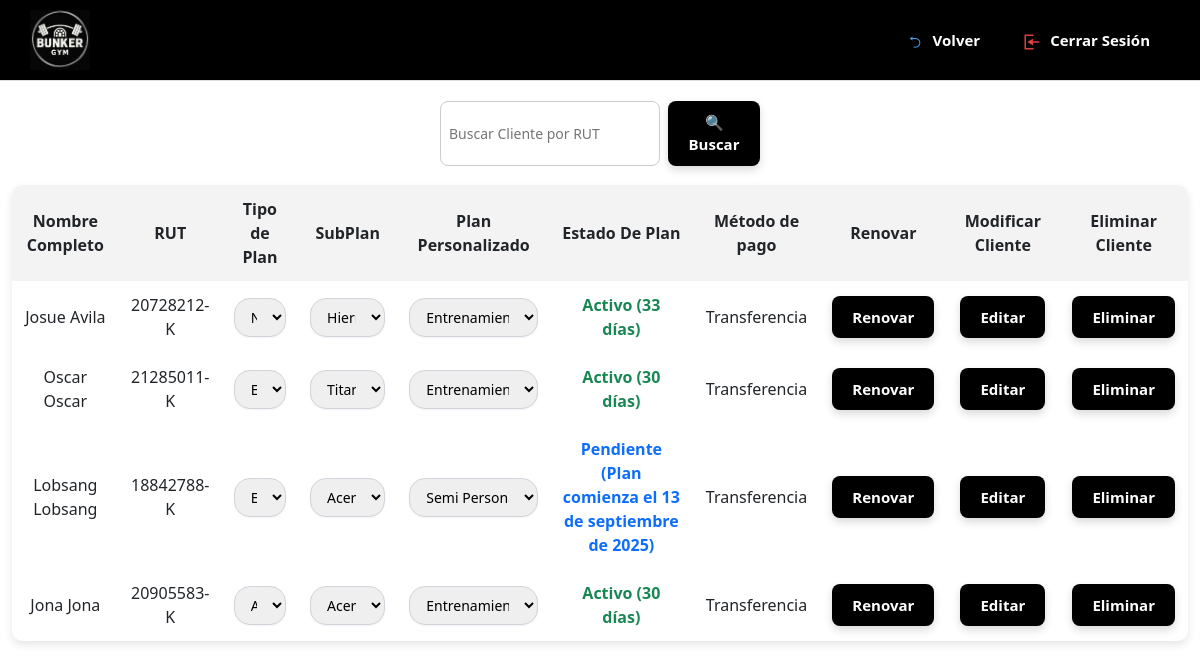
Page /renovar/ (signed in) on the committed database.
### core/models.py (models this page shows, shortened)
class Cliente(models.Model):
    METODOS_PAGO = [
        ('Efectivo', 'Efectivo'),
        ('Debito', 'Débito'),
        ('Credito', 'Crédito'),
        ('Transferencia', 'Transferencia'),
    ]
    SUB_PLANES = [
        ('Bronce', 'Bronce (4 Accesos)'),
        ('Hierro', 'Hierro (8 Accesos)'),
        ('Acero', 'Acero (12 Accesos)'),
        ('Titanio', 'Titanio (Acceso Libre)'),
    ]
    ESTADOS_PLAN = [
        ('pendiente', 'Pendiente de activación'),
        ('activo', 'Activo'),
        ('vencido', 'Vencido'),
        ('suspendido', 'Suspendido'),
    ]
    TIPOS_PUBLICO = [
        ('Normal', 'Normal'),
        ('Estudiante', 'Estudiante'),
        ('AdultoMayor', 'Adulto Mayor'),
    ]
    nombre = models.CharField(max_length=50)
    apellido = models.CharField(max_length=50)
    rut = models.CharField(max_length=12, unique=True)
    correo = models.EmailField()
    telefono = models.CharField(max_length=15)
    huella_template = models.BinaryField(null=True, blank=True)
    mensualidad = models.ForeignKey('Mensualidad', on_delete=models.SET_NULL, null=True, blank=True)
    plan_personalizado = models.ForeignKey('PlanPersonalizado', on_delete=models.SET_NULL, null=True, blank=True)
    metodo_pago = models.CharField(max_length=20, choices=METODOS_PAGO, null=True, blank=True)
    fecha_inicio_plan = models.DateField(null=True, blank=True)
    fecha_fin_plan = models.DateField(null=True, blank=True)
    tipo_publico = models.CharField(max_length=20, choices=TIPOS_PUBLICO, default='Normal')
    sub_plan = models.CharField(max_length=20, choices=SUB_PLANES, null=True, blank=True)
    accesos_restantes = models.IntegerField(default=0)
    accesos_semana_restantes = models.IntegerField(default=0)
    ultimo_reset_semana = models.DateField(null=True, blank=True)
    precio_asignado = models.PositiveIntegerField(null=True, blank=True)
    duraciones_a_dias = {
        "Mensual": 30,
        "Trimestral": 90,
        "Anual": 365
    }
    @property
    def estado_plan(self):
        hoy = timezone.localdate()
        if self.fecha_fin_plan and self.fecha_fin_plan < hoy:
            return 'vencido'
        elif self.fecha_inicio_plan and self.fecha_inicio_plan > hoy:
            return 'pendiente'
        else:
            return 'activo'
    @property
    def dias_restantes(self):
        hoy = timezone.localdate()
        if self.fecha_inicio_plan and self.fecha_inicio_plan > hoy:
            return (self.fecha_inicio_plan - hoy).days
        vencimiento = self.fecha_fin_plan or (
            self.fecha_inicio_plan + timedelta(days=self.duraciones_a_dias.get(
                self.mensualidad.duracion if self.mensualidad else None, 30))
        )
        return (vencimiento - hoy).days

class Mensualidad(models.Model):
    TIPOS = [
        ('Estudiante', 'Estudiante'),
        ('Normal', 'Normal'),
        ('Adulto Mayor', 'Adulto Mayor'),
    ]
    DURACIONES = [
        ('Mensual', 'Mensual'),
        ('Trimestral', 'Trimestral'),
        ('Anual', 'Anual'),
    ]
    tipo = models.CharField(max_length=20, choices=TIPOS)
    duracion = models.CharField(max_length=20, choices=DURACIONES, default='Mensual')
    sub_plan = models.CharField(max_length=20, choices=SUB_PLANES)
    class Meta:
        unique_together = ('tipo', 'duracion')

class PlanPersonalizado(models.Model):
    nombre_plan = models.CharField(max_length=100, unique=True)
    accesos_por_semana = models.IntegerField(default=0)

### core/views.py (the view)
    def wrapper(request, *args, **kwargs):
        admin_id = request.session.get('admin_id')
        if not admin_id:
            return redirect('login')
        try:
            request.admin = Admin.objects.get(id=admin_id)
        except Admin.DoesNotExist:
            return redirect('login')
        return view_func(request, *args, **kwargs)

### core/views.py (called while the page is built, shortened)
def admin_required(view_func):
    def wrapper(request, *args, **kwargs):
        admin_id = request.session.get('admin_id')
        if not admin_id:
            return redirect('login')
        try:
            request.admin = Admin.objects.get(id=admin_id)
        except Admin.DoesNotExist:
            return redirect('login')
        return view_func(request, *args, **kwargs)
    return wrapper

@admin_required
def renovarCliente(request):
    rut_buscado = request.POST.get('rut') or request.GET.get('rut', '')
    cliente_renovado = None
    hoy = timezone.localdate()
    if rut_buscado:
        clientes = Cliente.objects.filter(rut__icontains=rut_buscado)
    else:
        from django.db.models import Q
        clientes = Cliente.objects.filter(
            Q(fecha_fin_plan__gte=hoy - timedelta(days=100)) | Q(fecha_fin_plan__isnull=True)
        )
    tipos_mensualidad = Mensualidad.objects.all()
    return render(request, 'core/renovarCliente.html', {
        'clientes': clientes,
        'rut_buscado': rut_buscado,
        'planes_personalizados': PlanPersonalizado.objects.all(),
        'tipos_mensualidad': tipos_mensualidad
    })

### core/templates/core/renovarCliente.html (shortened to what this page needs)
{% extends 'core/home.html' %}
{% load static %}
{% block content %}
<div class="centrar-buscador">
    <form method="post" class="busqueda-container" onsubmit="return validarFormulario(event)">
        <div class="busqueda-fila">
            <input type="text" id="rutInput" name="rut" placeholder="Buscar Cliente por RUT" value="{{ rut_buscado }}">
            <button type="submit" class="btn-global">🔍 Buscar</button>
        </div>
    </form>
</div>
{% if clientes %}
    <table class="tabla-renovar">
        <thead>
            <tr>
                <th>Nombre Completo</th>
                <th>RUT</th>
                <th>Tipo de Plan</th>
                <th>SubPlan</th>
                <th>Plan Personalizado</th>
                <th>Estado De Plan</th>
                <th>Método de pago</th>
                <th>Renovar</th>
                <th>Modificar Cliente</th>
                <th>Eliminar Cliente</th>
            </tr>
        </thead>
        <tbody>
            {% for cliente in clientes %}
            <tr>
                <td>{{ cliente.nombre }} {{ cliente.apellido }}</td>
                <td>{{ cliente.rut }}</td>
                <td>
                    <form method="post" action="{% url 'cambiar_tipo_plan_mensual' %}" id="form-plan-{{ cliente.rut }}">
                        <select name="nuevo_plan" onchange="handleSelectChange(this, '{{ cliente.rut }}')" class="select-bonito">
                            {% for mensualidad in tipos_mensualidad %}
                                <option value="{{ mensualidad.id }}" {% if cliente.mensualidad and cliente.mensualidad.id == mensualidad.id %}selected{% endif %}>
                                    {{ mensualidad.tipo }} + Plan {{ mensualidad.duracion }}
                                </option>
                            {% endfor %}
                        </select>
                    </form>
                </td>
                <td>
                    <form method="post" action="{% url 'cambiar_sub_plan' %}" id="form-subplan-{{ cliente.rut }}">
                        <select name="nuevo_sub_plan" onchange="confirmarCambioPlan(this, '{{ cliente.sub_plan|default:'' }}')" class="select-bonito">
                            {% for key, value in cliente.SUB_PLANES %}
                                <option value="{{ key }}" {% if cliente.sub_plan == key %}selected{% endif %}>{{ value }}</option>
                            {% endfor %}
                        </select>
                    </form>
                </td>
                <td>
                    <form method="post" action="{% url 'cambiar_plan_personalizado' %}">
                        <select name="nuevo_plan" onchange="confirmarCambioPlan(this, '{{ cliente.plan_personalizado.nombre_plan|default:'' }}')" class="select-bonito">
                            {% for plan in planes_personalizados %}
                                <option value="{{ plan.id }}" {% if cliente.plan_personalizado and cliente.plan_personalizado.id == plan.id %}selected{% endif %}>
                                    {{ plan.nombre_plan }}
                                </option>
                            {% endfor %}
                        </select>
                    </form>
                </td>
                <td>
                    {% if cliente.estado_plan == 'pendiente' %}
                        <span style="color: #0d6efd; font-weight: bold;">
                            Pendiente (Plan comienza el {{ cliente.fecha_inicio_plan|date:"d \d\e F \d\e Y" }})
                        </span>
                    {% elif cliente.estado_plan == 'vencido' %}
                        <span style="color: #dc3545; font-weight: bold;">
                            Vencido ({{ cliente.dias_restantes|floatformat:0 }} días)
                        </span>
                    {% else %}
                        <span style="color: #198754; font-weight: bold;">
                            Activo ({{ cliente.dias_restantes }} días)
                        </span>
                    {% endif %}
                </td>
                <td>{{ cliente.metodo_pago }}</td>
                <td>
                    <button type="button" class="btn-global" onclick="confirmarRenovacion('{{ cliente.rut }}')">Renovar</button>
                </td>
                <td>
                    <button type="button" class="btn-global" onclick="window.location.href='{% url 'modificar_cliente' cliente.id %}'">Editar</button>
                </td>
                <td>
                    <button type="button" class="btn-global" onclick="abrirModalCliente({{ cliente.id }}, '{{ cliente.nombre }} {{ cliente.apellido }}')">Eliminar</button>
                </td>
            </tr>
            {% endfor %}
        </tbody>
    </table>
{% else %}
    <p style="text-align: center; font-size: 18px; color: black;">
        No se encontró el RUT del Cliente.
    </p>
{% endif %}
{% endblock %}

### core/static/core/css/styles.css (style rules this page uses)
body { margin: 0; font-family: Arial, sans-serif; background-color: #f3f3f3; }
.btn-global { background-color: #000; color: white; padding: 10px 20px; border: none; border-radius: 8px; font-weight: bold; font-size: 15px; cursor: pointer; text-decoration: none; transition: background-color 0.3s ease, transform 0.2s ease; display: inline-block; box-shadow: 0 4px 8px rgba(0, 0, 0, 0.15); }
.centrar-buscador { display: flex; justify-content: center; align-items: center; min-height: 13vh; }
.busqueda-container { display: flex; flex-direction: column; gap: 10px; width: 320px; }
.busqueda-fila { display: flex; flex-direction: row; gap: 8px; }
.busqueda-fila input { flex: 1; padding: 8px; border: 1px solid #ccc; border-radius: 8px; font-size: 14px; }
.tabla-renovar { margin: 0 auto; border-collapse: collapse; width: 98%; background-color: white; border-radius: 10px; overflow: hidden; box-shadow: 0 4px 8px rgba(0,0,0,0.1); }
.tabla-renovar th, .tabla-renovar td { padding: 12px; text-align: center; }
.tabla-renovar th { background-color: #f3f3f3; }
.select-bonito { width: 100%; border: 1.5px solid #D1D5DB; border-radius: 1rem; padding: 0.5rem 0.75rem; font-size: 0.875rem; box-shadow: 0 1px 2px rgb(0 0 0 / 0.05); transition: border-color 0.2s ease, box-shadow 0.2s ease; }

### rows in the picture
Cliente: nombre "Josue", apellido "Avila", rut "20728212-K", nuevo_plan "Normal + Plan Mensual", nuevo_sub_plan "Hierro (8 Accesos)", nuevo_plan "Entrenamiento Personalizado 1 x Semana", dias_restantes "33", metodo_pago "Transferencia"
Cliente: nombre "Oscar", apellido "Oscar", rut "21285011-K", nuevo_plan "Estudiante + Plan Mensual", nuevo_sub_plan "Titanio (Acceso Libre)", nuevo_plan "Entrenamiento Personalizado 2 x Semana", dias_restantes "30", metodo_pago "Transferencia"
Cliente: nombre "Lobsang", apellido "Lobsang", rut "18842788-K", nuevo_plan "Estudiante + Plan Mensual", nuevo_sub_plan "Acero (12 Accesos)", nuevo_plan "Semi Personalizado Full", fecha_inicio_plan "13 de septiembre de 2025", metodo_pago "Transferencia"
Cliente: nombre "Jona", apellido "Jona", rut "20905583-K", nuevo_plan "Adulto Mayor + Plan Mensual", nuevo_sub_plan "Acero (12 Accesos)", nuevo_plan "Entrenamiento Personalizado 5 x Semana", dias_restantes "30", metodo_pago "Transferencia"
